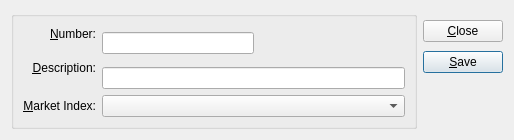
<?xml version="1.0" encoding="UTF-8"?>
<ui version="4.0">
 <class>region</class>
 <widget class="QDialog" name="region">
  <property name="geometry">
   <rect>
    <x>0</x>
    <y>0</y>
    <width>514</width>
    <height>140</height>
   </rect>
  </property>
  <property name="windowTitle">
   <string>Region</string>
  </property>
  <layout class="QHBoxLayout" name="horizontalLayout_2">
   <item>
    <widget class="QGroupBox" name="GroupBox1">
     <property name="title">
      <string/>
     </property>
     <layout class="QGridLayout" name="gridLayout">
      <item row="0" column="0">
       <widget class="QLabel" name="_numberLit">
        <property name="text">
         <string>&amp;Number:</string>
        </property>
        <property name="alignment">
         <set>Qt::AlignRight|Qt::AlignTrailing|Qt::AlignVCenter</set>
        </property>
        <property name="buddy">
         <cstring>_number</cstring>
        </property>
       </widget>
      </item>
      <item row="0" column="1" rowspan="2">
       <layout class="QHBoxLayout" name="horizontalLayout">
        <item>
         <widget class="XLineEdit" name="_number"/>
        </item>
        <item>
         <spacer>
          <property name="orientation">
           <enum>Qt::Horizontal</enum>
          </property>
          <property name="sizeType">
           <enum>QSizePolicy::Expanding</enum>
          </property>
          <property name="sizeHint" stdset="0">
           <size>
            <width>20</width>
            <height>20</height>
           </size>
          </property>
         </spacer>
        </item>
       </layout>
      </item>
      <item row="1" column="0" rowspan="2">
       <widget class="QLabel" name="_descripLit">
        <property name="text">
         <string>&amp;Description:</string>
        </property>
        <property name="alignment">
         <set>Qt::AlignRight|Qt::AlignTrailing|Qt::AlignVCenter</set>
        </property>
        <property name="buddy">
         <cstring>_descrip</cstring>
        </property>
       </widget>
      </item>
      <item row="2" column="1">
       <widget class="XLineEdit" name="_descrip"/>
      </item>
      <item row="3" column="0">
       <widget class="QLabel" name="_costelemLit">
        <property name="text">
         <string>&amp;Market Index:</string>
        </property>
        <property name="alignment">
         <set>Qt::AlignRight|Qt::AlignTrailing|Qt::AlignVCenter</set>
        </property>
        <property name="buddy">
         <cstring>_descrip</cstring>
        </property>
       </widget>
      </item>
      <item row="3" column="1">
       <widget class="XComboBox" name="_costelem"/>
      </item>
     </layout>
    </widget>
   </item>
   <item>
    <layout class="QVBoxLayout" name="_12">
     <property name="spacing">
      <number>0</number>
     </property>
     <item>
      <widget class="QPushButton" name="_close">
       <property name="text">
        <string>&amp;Close</string>
       </property>
      </widget>
     </item>
     <item>
      <widget class="QPushButton" name="_save">
       <property name="text">
        <string>&amp;Save</string>
       </property>
       <property name="autoDefault">
        <bool>true</bool>
       </property>
       <property name="default">
        <bool>true</bool>
       </property>
      </widget>
     </item>
     <item>
      <spacer>
       <property name="orientation">
        <enum>Qt::Vertical</enum>
       </property>
       <property name="sizeType">
        <enum>QSizePolicy::Preferred</enum>
       </property>
       <property name="sizeHint" stdset="0">
        <size>
         <width>20</width>
         <height>45</height>
        </size>
       </property>
      </spacer>
     </item>
    </layout>
   </item>
  </layout>
 </widget>
 <customwidgets>
  <customwidget>
   <class>XComboBox</class>
   <extends>QComboBox</extends>
   <header>xcombobox.h</header>
  </customwidget>
  <customwidget>
   <class>XLineEdit</class>
   <extends>QLineEdit</extends>
   <header>xlineedit.h</header>
   <container>1</container>
  </customwidget>
 </customwidgets>
 <resources/>
 <connections/>
</ui>
